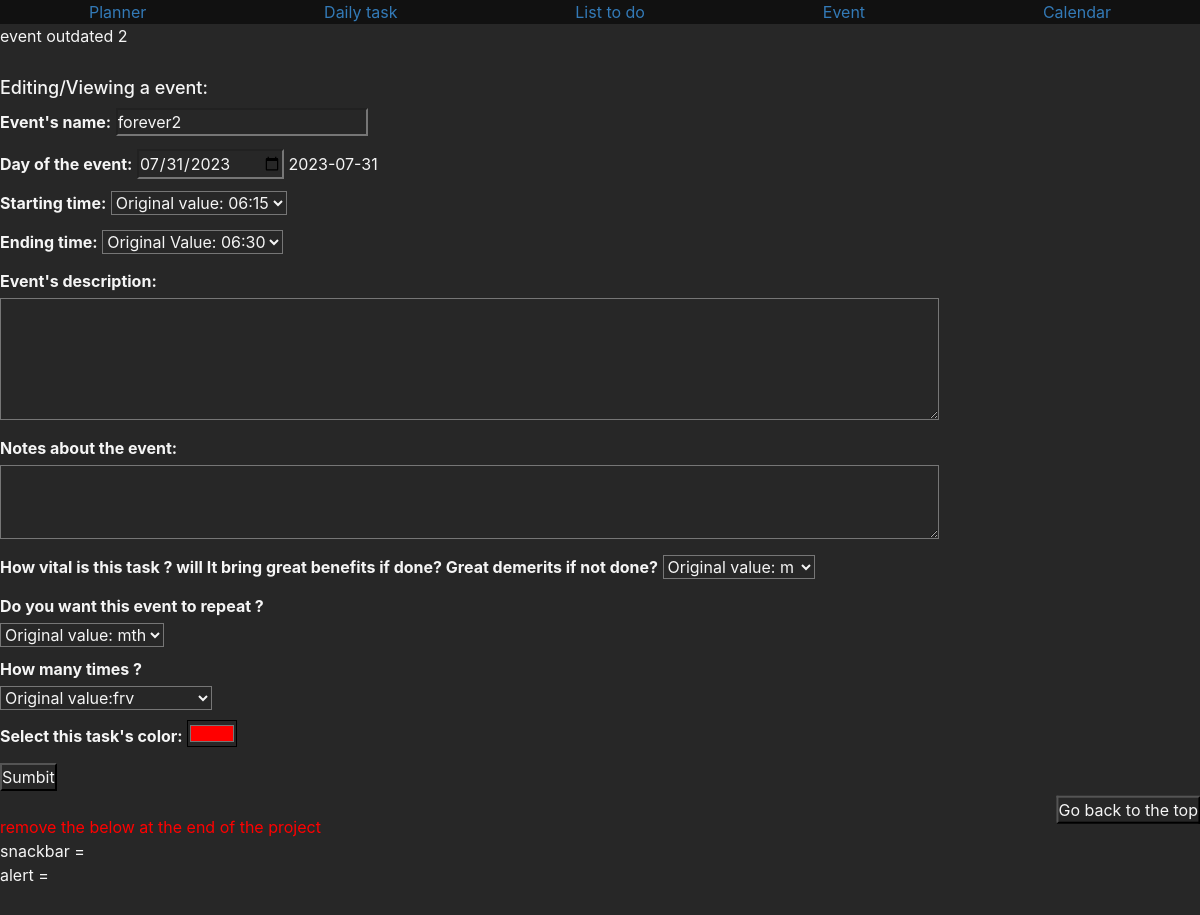
Page /old/39 on the earlier database version.
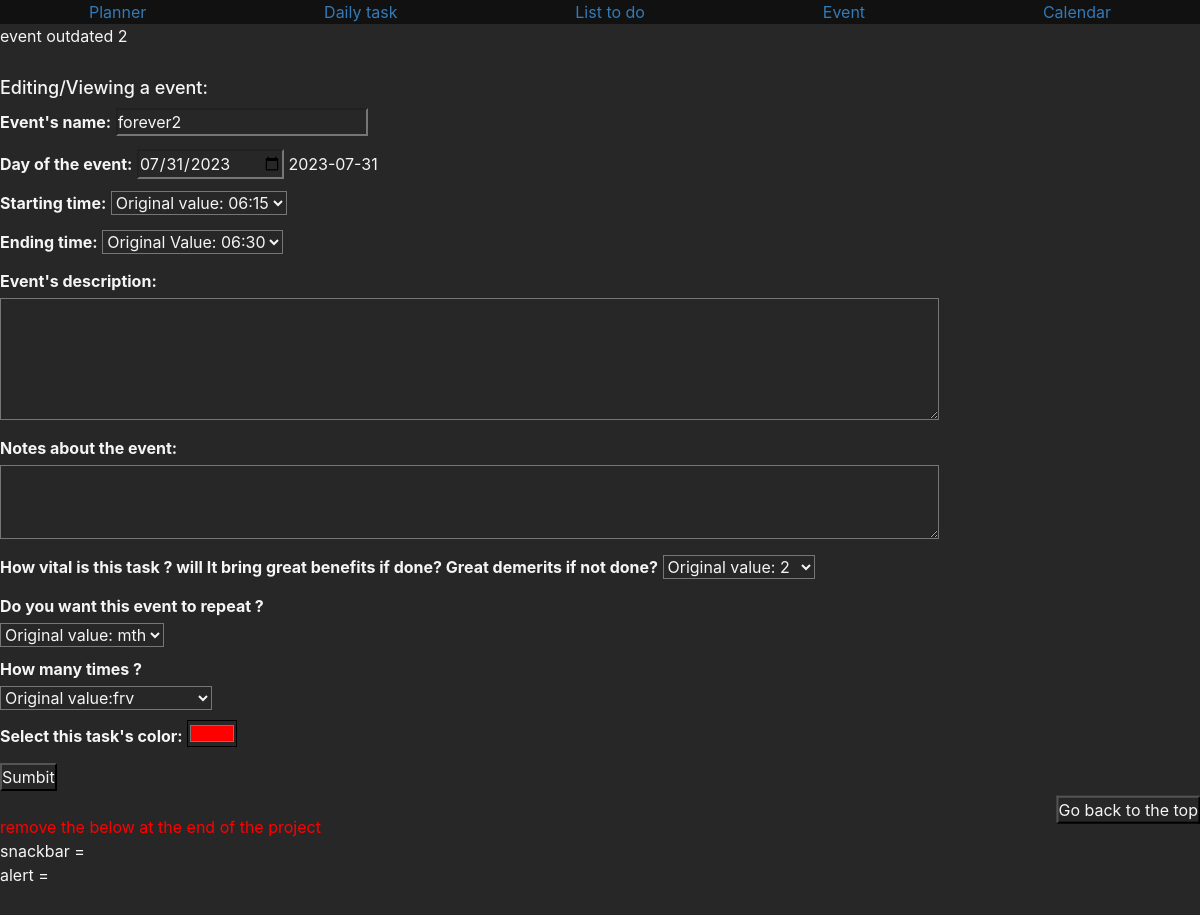
Same page on the later database version.
### appointment/models.py (models this page shows, shortened)
class Event(models.Model):
    title = models.CharField(u"Event's name",max_length=200, unique=True)
    day = models.DateField(u'Day of the event', help_text=u"Format: year-month-day",)
    start_time = models.TimeField(u'Starting time',choices= start_choices)
    end_time = models.TimeField(u'Ending time', choices = end_choices)
    quick_description = models.TextField(u"A quick description of the Event",blank=True, null=True)
    description = models.TextField(u"Event's description",blank=True, null=True)
    notes = models.TextField(u'Textual Notes', help_text=u'Textual Notes', blank=True, null=True)
    importance = models.CharField(u"How vital is this event? will It bring great benefits if done? Great demerits if not done?",
        max_length=2,
        choices= priority_choices,
        default=medium,
    )
    nvr="nvr"
    dly="day"
    wek="wek"
    mth="mth"
    yea="yea"
    wkd="wkd"
    evd="edv"
    repeat_choices = [
        (nvr, 'never'),
        (dly, 'daily'),
        (wek, 'weekly'),
        (mth, 'monthly'),
        (yea, 'yearly'),
        (wkd, 'specific weekdays'),
    ]
    repeat= models.CharField(u'when to repeat ?',
        max_length=3,
        choices= repeat_choices,
        default=nvr,
    )
    today_weekday = (int(x.strftime('%w')) + int(2))
    repeat_wkd = models.ManyToManyField(
        WeekDay,
        related_name="Todayevent",
        blank=True,
        )
    monday=models.BooleanField(default=False)
    tuesday=models.BooleanField(default=False)
    wednesday=models.BooleanField(default=False)
    thursday=models.BooleanField(default=False)
    friday=models.BooleanField(default=False)
    saturday=models.BooleanField(default=False)
    sunday=models.BooleanField(default=False)
    frv="frv"
    spc="spc"
    utl="utl"
    repeatd_choices = [
        (frv, 'Forever'),
        (spc, 'Specific number of times'),
        (utl, 'Util'),
    ]
    repeatd = models.CharField(u'How many times ?',
        max_length=3,
        choices= repeatd_choices,
        default=frv,
    )
    repeatutil = models.DateField(u'Repeat util', help_text=u"Format: year-month-day",null=True, blank=True)
    repeatnumber = models.IntegerField(u'number of repetitions',default=1)
    color = models.CharField(u"Color in the planner/calendar",max_length= 9,blank=True,null=True)

### appointment/views.py (the view, shortened to what this page needs)
# urls.py: path('old/<int:id>',views.event_outdated, name='event_outdated'),
def event_outdated(request,id):
    error=request.POST or None
    if id == 0:
        event=[]
        thisweekday =""
        start_time=""
        end_time=""
        dateu=""
        date=""
        if request.method == "POST":
            event = forms.eventForm(request.POST or None)
            print(f"form = {event}")
            if event.is_valid():
                event.save()
                event = []
            else:
                event=models.Event()
                event.title = request.POST['title']
                event.day = request.POST['day']
                event.start_time = request.POST['start_time']
                event.end_time = request.POST['end_time']
                event.description = request.POST['description']
                event.notes = request.POST['notes']
                event.repeat = request.POST['repeat']
                print("wkd")
                print((request.POST.getlist('repeat_wkd')))
                wkdlist=(request.POST.getlist('repeat_wkd'))
                event.repeatd = request.POST['repeatd']
                event.repeatutil = request.POST['repeatutil']
                event.repeatnumber = request.POST['repeatnumber']
                event.color=request.POST['color']
                thisweekday=[]
                k = 1
                for d,n in weekday:
                    for x in wkdlist:
                        print(f" n = {n} and x = {x}")
                        if int(n) == int(x):
                            thisweekday.append((d,n,1))
                            k = 0
                            print("added")
                    if k == 1 :
                        thisweekday.append((d,n,0))
                        print("not added")
                    k = 1
                thisweekday = tuple (thisweekday)
                print(f"thisweekday = {thisweekday}")
                print(f"event.day = {event.day}")
                y = event.day
                year = f"{y[0]}{y[1]}{y[2]}{y[3]}"
                month = f"{y[5]}{y[6]}"
                day= f"{y[8]}{y[9]}"
                print(event.day)
                print(f"date {year} - {month} - {day}")
                date=f"{year}-{month}-{day}"
                print(f"date = {date}")
                if event.repeatutil:
                    y = event.repeatutil
                    year = f"{y[0]}{y[1]}{y[2]}{y[3]}"
                    month = f"{y[5]}{y[6]}"
                    day= f"{y[8]}{y[9]}"
                    dateu =f"{year}-{month}-{day}"
                else:
                    dateu=""
                print(f"start_time = {event.start_time}")
                print(f"lengt of start_time = {len(event.start_time)}")
                if len(event.start_time) == 4:
                    y = event.start_time
                    start_time= f'{y[0]}:{y[2]}{y[3]}'
                else:
                    y = event.start_time
                    start_time= f'{y[0]}{y[1]}:{y[3]}{y[4]}'
                if len(event.end_time) == 4:
                    y = event.end_time
                    end_time= f'{y[0]}:{y[2]}{y[3]}'
                else:
                    y = event.end_time
                    end_time= f'{y[0]}{y[1]}:{y[3]}{y[4]}'
                nevent = forms.eventForm(request.POST or None)
                print("something went wrong")
                error = "something went wrong"
        return render(request, "event_outdated2.html",{"event":event,"start":start,"end":end,"error":error,
                    "thisweekday":thisweekday,"start_time":start_time,"end_time":end_time, "dateu":dateu, "date":date,})
    else:
        event=models.Event.objects.get(id=id)
        day=event.day.strftime("%d")
        month=event.day.strftime("%m")
        year=event.day.strftime("%Y")
        date=f"{year}-{month}-{day}"
        if event.repeatutil:
            dateu = f'{event.repeatutil.strftime("%Y")}-{event.repeatutil.strftime("%m")}-{event.repeatutil.strftime("%d")}'
        else:
            dateu=""
        start_time = f'{event.start_time.strftime("%H")}:{event.start_time.strftime("%M")}'
        end_time = f'{event.end_time.strftime("%H")}:{event.end_time.strftime("%M")}'
        nevent = forms.eventForm(request.POST or None)
        if request.method == "GET":
            event=models.Event.objects.get(id=id)
            error = ""
        thisweekday=[]
        k = 1
        for d,n in weekday:
            for x in event.repeat_wkd.all():
                if n == x.id:
                    thisweekday.append((d,n,1))
                    k = 0
            if k == 1 :
                thisweekday.append((d,n,0))
            k = 1
        thisweekday = tuple (thisweekday)
        print(f"This is weekday = {thisweekday}")
        return render(request,"event_outdated2.html",{"start":start,"end":end,"start_time":start_time,
                    "end_time":end_time,"event":event,"date":date,"error":error,"thisweekday":thisweekday,
                     "dateu":dateu,})

### appointment/templates/event_outdated2.html (shortened to what this page needs)
{% extends 'base_calendar.html' %}
{% block content %}
event outdated 2
{% if event.id %}
    <form id="event" style="margin-top: 30px;" action="/event/{{event.id}}" method="post" >
      <h4> Editing/Viewing a event: </h4>
      {% else %}
    <form id="event" style="margin-top: 30px;" action="/event/0" method="post" >
    <h4> Creating a new event: </h4>
    {% endif %}
      <p>
  <label for="id_title">Event's name:</label>
  <input type="text" name="title" maxlength="200" value="{{event.title}}" required="" id="id_title">
</p>
<p>
  <label for="id_day">Day of the event:</label>
  <input type="date" name="day" value="{{date}}"  required="" id="id_day">
  {{date}}
</p>
<p>
  <label for="id_start_time">Starting time:</label>
  <select name="start_time"  required="" id="id_start_time">
    {% if start_time %}
    <option value="{{start_time}}" selected="">Original value: {{start_time}}</option>
    {% else %}
    <option value="" selected="">---------</option>
    {% endif %}
</select>
</p>
<p>
    <label for="id_end_time">Ending time:</label>
    <select name="end_time"  required="" id="id_end_time">
      {% if end_time %}
      <option value="{{end_time}}" selected="">Original Value: {{end_time}}</option>
      {% else %}
      <option value="" selected="">---------</option>
      {% endif %}
</select>
</p>
<p>
  <label for="id_description">Event's description:</label><br>
  <textarea name="description" cols="90" rows="5" id="id_description">{{event.description}}</textarea>
</p>
<p>
  <label for="id_notes">Notes about the event:</label><br>
  <textarea name="notes" cols="90" rows="3" id="id_notes">{{event.notes}}</textarea>
</p>
<p>
  <label for="id_importance">How vital is this task ? will It bring great benefits if done? Great demerits if not done?</label>
  <select name="importance" id="id_importance">
    {% if event.importance %}
    <option value="{{event.importance}}" selected="">Original value: {{event.importance}}</option>
    {% else %}
    <option value="m" selected="">desirable</option>
    {% endif %}
</select>
</p>
<p>
  <label for="id_repeat">Do you want this event to repeat ?</label><br>
  <select name="repeat" id="id_repeat" onchange="rp()">
    {% if event.repeat %}
    <option value="{{event.repeat}}" selected="">Original value: {{event.repeat}}</option>
    {% else %}
    <option value="nvr" selected="">Never</option>
    {% endif %}
</select>
</p>
<p id="R" style="display:none" >
  <label for="id_repeatd">How many times ?</label><br>
  <select name="repeatd" id="id_repeatd" onchange="hm()">
    {% if event.repeatd %}
<option class = "{{event.repeatd}}" =  value="{{event.repeatd}}" selected="" >Original value:{{event.repeatd}}</option>
{% else %}
<option id='fr' value="frv" selected="" >Forever</option>
{% endif %}
</select>
</p>
<p>
  <label for="id_color">Select this task's color:</label>
  <input type="color" name="color" id="id_color" value="{{event.color}}">
</p>
  <input type="submit" value="Sumbit">
      </form>
      {% endblock %}

Differences in the rows shown:
changed Event "forever2": importance "Original value: m" → "Original value: 2"
